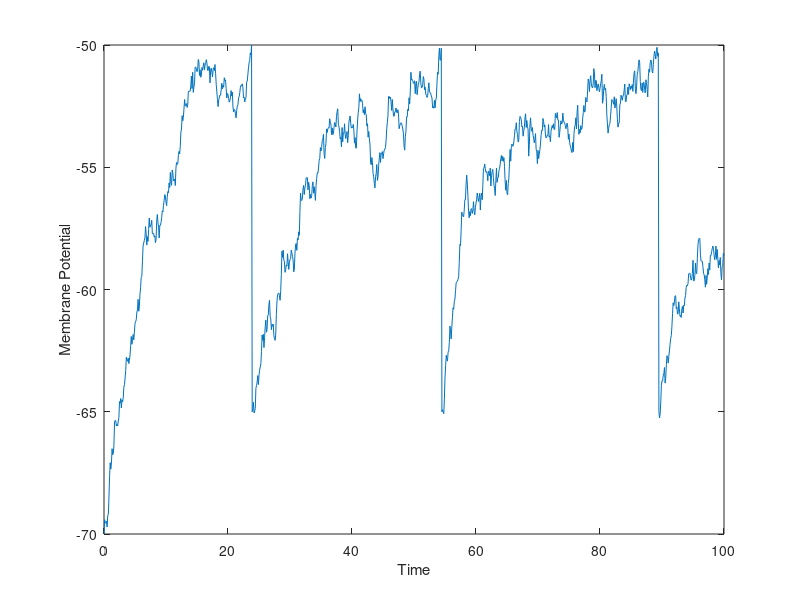
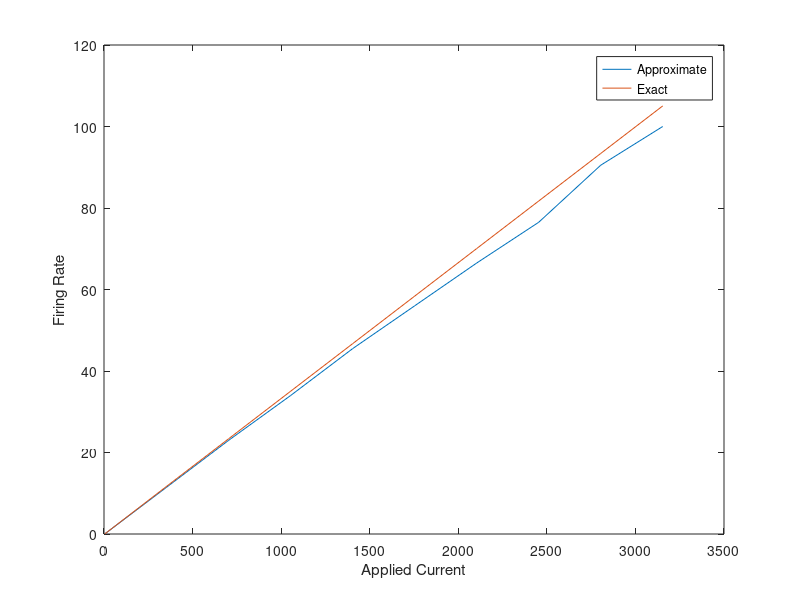
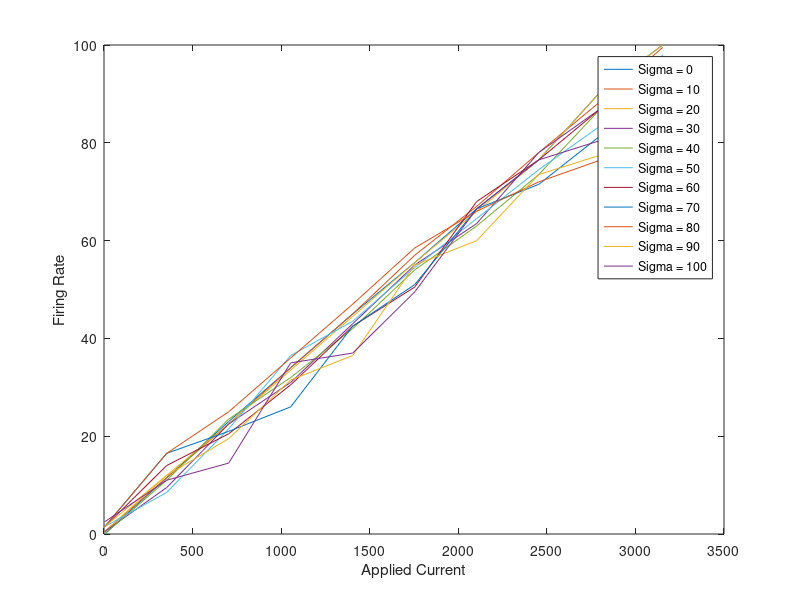

MATLAB code for these plots, in order:
%%%%%%%%%%%%%%%%%%%%%%%%%%%%%%%%%%%%%%%%%%%%%%%%%%%%%%%%%%%%%%%%%%%%%%%%%%%%%%%%%%%%%%%%%%%%%%%%%%%%%%%%%%
%%%%%%%%% Let's calculate membrane potential using the leaky integrate-and-fire neuron model %%%%%%%%%%%%%
%%%%%%%%%%%%%%%%%%%%%%%%%%%%%%%%%%%%%%%%%%%%%%%%%%%%%%%%%%%%%%%%%%%%%%%%%%%%%%%%%%%%%%%%%%%%%%%%%%%%%%%%%%

%Given values for the leaky integrate-and-fire neuron model
E_l = -70.0;
R_m = 5.0;
C_m = 2.0;

V_th = -50.0;
V_reset = -65.0;

%Create time vector
delta_t = 0.1;
t = 0:delta_t:100;

%Create vector to store membrane potentials at time t
%Set initial value of the membrane potential vector to E_l
V = zeros(1, length(t));
V(1) = E_l;

%Minimum applied current needed for the neuoron to produce spikes
I_th = 1/R_m * (V_th - E_l);

%Create vector of applied I (current) values
I_app = (I_th+0.1)*ones(length(t),1);

%Adding noise scaler
sigma_I = 1.0;

%Creating vector of noise variables
noise_vec = randn(size(t)) * sigma_I * sqrt(delta_t);

%Use Forward Euler's method to integrate the equation
for i = 2:length(t)
    dxdt = (E_l - V(i-1))/R_m + I_app(i);
    dxdt = dxdt*(1/C_m);
    
    V(i) = V(i-1) + delta_t * dxdt + noise_vec(i);
    
    if V(i) > V_th
        V(i) = V_reset;
    end
end

%Plot time vs. membrane potential
plot(t, V);
xlabel('Time');
ylabel('Membrane Potential');
figure()

%%%%%%%%%%%%%%%%%%%%%%%%%%%%%%%%%%%%%%%%%%%%%%%%%%%%%%%%%%%%%%%%%%%%%%%%%%%%%%%%%%%%%%%%%
%%%%%%%%% Now let's calculate approximate firing rate vs. exact firing rate %%%%%%%%%%%%%
%%%%%%%%%%%%%%%%%%%%%%%%%%%%%%%%%%%%%%%%%%%%%%%%%%%%%%%%%%%%%%%%%%%%%%%%%%%%%%%%%%%%%%%%%

%Define new delta t
%Need smaller time steps in order to achieve firing rate of 100
delta_t = 0.001;
t = 0:delta_t:2;

%Create vector of I_app (applied current) values to be used
I_app = I_th:350:I_th+3200;

%Create vector to store number of neuron fires for each trial
neuron_fires = zeros(1, length(I_app));

%Create vector to store firing rate for each trial
firing_rate = zeros(1, length(I_app));

%Loop through applied current values
for j = 1:length(I_app)
    %Creating vector of noise variables
    noise_vec = randn(size(t)) * sigma_I * sqrt(delta_t);
    
    %Create vector to store membrane potential values
    V = zeros(1, length(t));
    V(1) = V_reset;
    %Loop through time vector
    for i = 2:length(t)
        dxdt = (E_l - V(i-1))/R_m + I_app(j);
        dxdt = dxdt*(1/C_m);
    
        V(i) = V(i-1) + delta_t * dxdt + noise_vec(i);
        
        %Check if membrane potential is above threshold
        if V(i) > V_th
           V(i) = V_reset;
           neuron_fires(j) = neuron_fires(j) + 1;
        end
    end
    
    %Caclulate firing rate
    firing_rate(j) = neuron_fires(j)/2;
end

%Create vector to store exact firing rate
firing_rate_exact = zeros(1, length(I_app));

%Create tau variable
tau_m = C_m * R_m;

%Loop through entries in firing rate exact vector
for i = 1:length(firing_rate_exact)
    %Calculate the two terms
    term1 = I_app(i) * R_m + E_l - V_reset;
    term2 = I_app(i) * R_m + E_l - V_th;
    
    %Check that the terms are greater than 0
    %So that log is defined
    if (term1 > 0) && (term2 > 0)
        %Generate final term
        final_term = (tau_m * log(term1) - tau_m * log(term2));
        
        %Check if final term is not infinity
        if final_term ~= Inf
            firing_rate_exact(i) = 1/final_term;
        end
    end
end


%Plot applied current vs. approximate firing rate
plot(I_app, firing_rate);
hold on;

%Plot applied current vs. exact firing rate
plot(I_app, firing_rate_exact);
xlabel('Applied Current');
ylabel('Firing Rate');
legend('Approximate','Exact')
hold off;
figure();

%%%%%%%%%%%%%%%%%%%%%%%%%%%%%%%%%%%%%%%%%%%%%%%%%%%%%%%%%%%%%%%%%%%%%%%%%%%%%%%%%%%%
%%%%%%%%% Now let's test how sigma affects our approximate firing rate %%%%%%%%%%%%%
%%%%%%%%%%%%%%%%%%%%%%%%%%%%%%%%%%%%%%%%%%%%%%%%%%%%%%%%%%%%%%%%%%%%%%%%%%%%%%%%%%%%

%Create vector of sigma values
sigma_I = 0:10:100;

%Loop through sigma_I values
for k = 1:length(sigma_I)
    %Create vector to store number of neuron fires for each trial
    neuron_fires = zeros(1, length(I_app));

    %Create vector to store firing rate for each trial
    firing_rate = zeros(1, length(I_app));
    
    %Loop through applied current values
    for j = 1:length(I_app)
        %Creating vector of noise variables
        noise_vec = randn(size(t)) * sigma_I(k) * sqrt(delta_t);
    
        %Create vector to store membrane potential values
        V = zeros(1, length(t));
        V(1) = V_reset;
        %Loop through time vector
        for i = 2:length(t)
            dxdt = (E_l - V(i-1))/R_m + I_app(j);
            dxdt = dxdt*(1/C_m);
    
            V(i) = V(i-1) + delta_t * dxdt + noise_vec(i);
        
            %Check if membrane potential is above threshold
            if V(i) > V_th
                V(i) = V_reset;
                neuron_fires(j) = neuron_fires(j) + 1;
            end
        end
        
        %Caclulate firing rate
        firing_rate(j) = neuron_fires(j)/2;
    end 
    
    %Plot applied current vs. approximate firing rate with sigma included
    plot(I_app, firing_rate);
    hold on;
end

%Label
xlabel('Applied Current');
ylabel('Firing Rate');
legend(cellstr(num2str(sigma_I', 'Sigma = %-d')));
hold off;